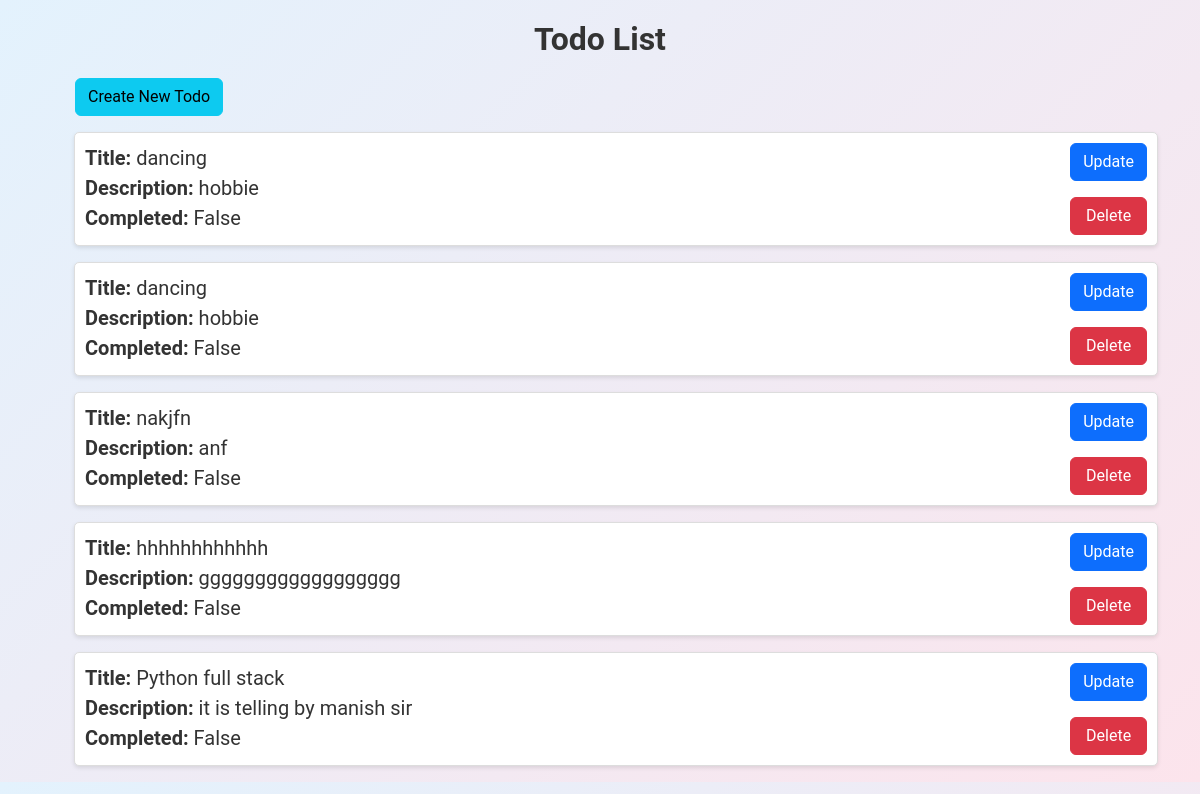
The page / on the database its author committed.
### todoapp/models.py (models this page shows, shortened)
class TodoItem(models.Model):
    date = models.DateTimeField(auto_now_add=True)
    title = models.CharField(max_length=200)
    description = models.TextField(blank=True)
    completed = models.BooleanField(default=False)

### todoapp/views.py (the view)
# urls.py: path('',views.todolist,name="todolist"),
def todolist(request):
    todos = TodoItem.objects.all()
    return render(request, 'todo.html', {'todos': todos})

### templates/todo.html (shortened to what this page needs)
{% extends 'base.html' %}
{% block content %}
<body>
    <h2>Todo List</h2>
    <a href="{% url 'create_todo' %}" class="btn btn3 btn-info  mb-3">Create New Todo</a>
    {% for todo in todos %}
<ul>
        <li class="d-flex justify-content-between">
            <div>
                <span>Title:</span> {{ todo.title }} <br>
                <span>Description:</span> {{ todo.description }} <br>
                <span>Completed:</span> {{ todo.completed }}
            </div>
            <div class="d-flex flex-column ">
                <a href="{% url 'update_todo' todo.id %}" class="btn btn11 btn-primary mb-3">Update</a>
                <a href="{% url 'delete_todo' todo.id %}" class="btn btn11 btn-danger del">Delete</a>
            </div>
        </li>
</ul>
    {% endfor %}
</body>
{% endblock %}

### templates/base.html (shortened to what this page needs)
<!DOCTYPE html>
<html lang="en">
<head>
    <link href="https://cdn.jsdelivr.net/npm/bootstrap@5.3.8/dist/css/bootstrap.min.css" rel="stylesheet">
</head>
<body>
    <div class="container">
        {% block content %}
        {% endblock %}
    </div>
</body>
</html>

### templates/todo.html (style rules this page uses)
body { font-family: "Roboto", sans-serif; background: linear-gradient(135deg, #e3f2fd, #fce4ec); color: #333; }
h2 { font-weight: bold; text-align: center; margin: 20px; }
li { background: #ffffff; border: 1px solid #ddd; border-radius: 5px; font-family: "Roboto", sans-serif; padding: 10px; font-size: 20px; list-style: none; margin-bottom: 10px; box-shadow: 0 2px 4px rgba(0, 0, 0, 0.1); }
span { font-weight: bold; }
.btn11 { height: 38px; align-items: center; margin-left: 15px; }
.btn3 { margin-left: 33px; }

### rows shown on the page
TodoItem: title "dancing", description "hobbie", completed "False"
TodoItem: title "dancing", description "hobbie", completed "False"
TodoItem: title "nakjfn", description "anf", completed "False"
TodoItem: title "hhhhhhhhhhhh", description "gggggggggggggggggg", completed "False"
TodoItem: title "Python full stack", description "it is telling by manish sir", completed "False"
